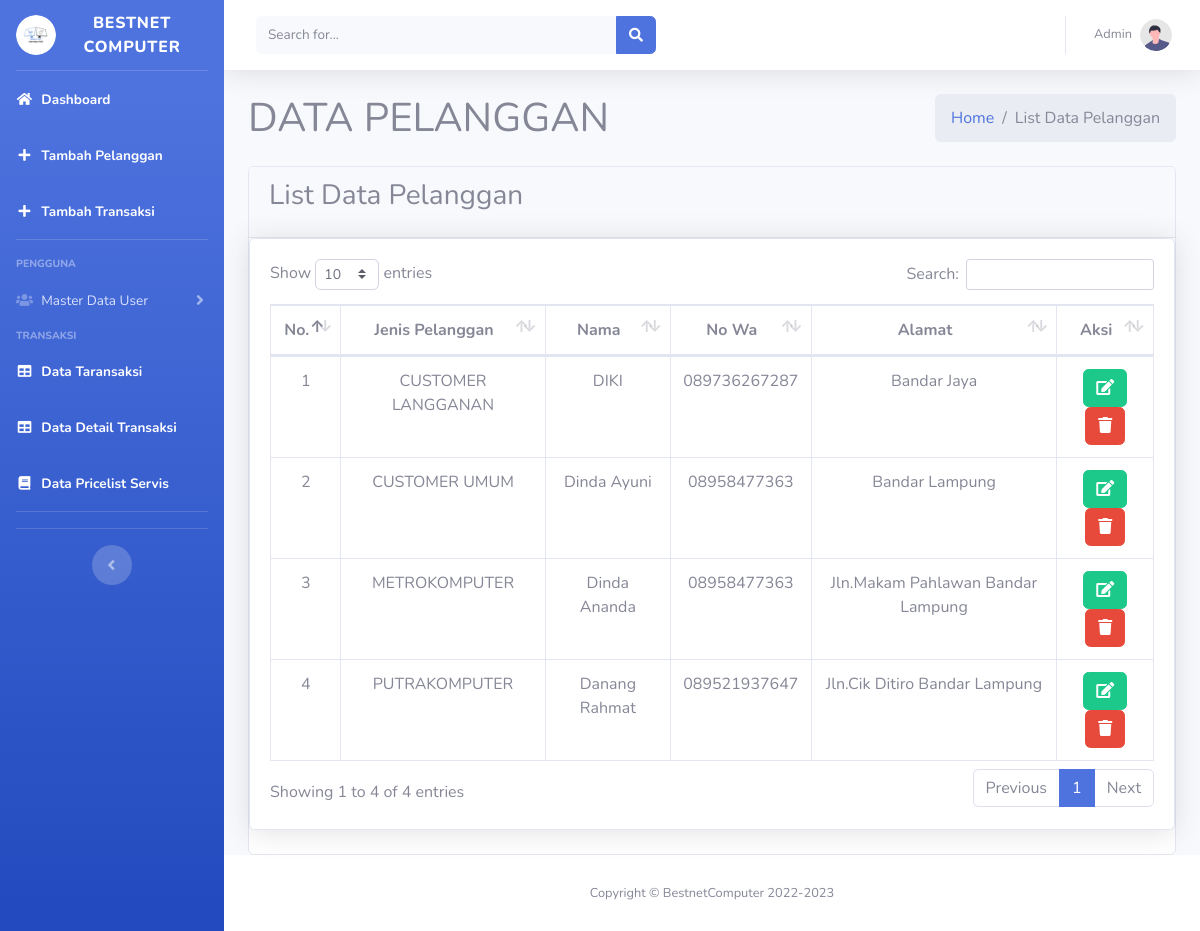
The app's page /index.php/pelanggan with its own data.
### tables this page shows
CREATE TABLE `tbl_pelanggan` (
  `Id_Pelanggan` int(11) NOT NULL AUTO_INCREMENT,
  `Nama_Pelanggan` varchar(50) DEFAULT NULL,
  `Nama` varchar(50) DEFAULT NULL,
  `No_Wa` varchar(13) DEFAULT NULL,
  `Alamat` varchar(100) DEFAULT NULL,
  PRIMARY KEY (`Id_Pelanggan`)
);

### application/libraries/Template.php (called while the page is built, shortened)
<?php
class Template {
    var $data_template = [];
    function set($name, $value){
        $this->data_template[$name] = $value;
    }
    function load($template = '', $fileview = '', $dataview= [], $return = FALSE)
    {
        $this->CI =& get_instance();
        $this->set('content', $this->CI->load->view($fileview, $dataview, TRUE));
        return $this->CI->load->view($template, $this->data_template, $return);
    }
}

### application/controllers/Pelanggan.php (called while the page is built, shortened)
<?php
class Pelanggan extends CI_Controller
{
	public function index()
	{
		$data = [
			'judul' => 'DATA PELANGGAN',
			'subjudul' => 'List Data Pelanggan',
			'datapelanggan' => $this->MPelanggan->tampilData()->result(),
		];
		$this->template->load('pages_admin/index', 'dt_pelanggan/v_pelanggan', $data);
	}
}

### index.php (called while the page is built, shortened)
<?php
require_once BASEPATH.'core/CodeIgniter.php';

### application/models/MPelanggan.php (called while the page is built, shortened)
<?php
class MPelanggan extends CI_Model
{
	public function tampilData()
	{
		return $this->db->get('tbl_pelanggan');
	}
}

### application/views/dt_pelanggan/v_pelanggan.php (the view, shortened to what this page needs)
<div class="card card-primary">
	<div class="card-header">
		<h3 class="card-title"><?= $subjudul ?></h3>
	</div>
	<div class="card shadow mb-4">
		<div class="card-body">
			<div class="table-responsive">
				<table class="table table-bordered text-center" id="dataTable" width="100%" cellspacing="0">
					<thead>
						<th>No.</th>
						<th>Jenis Pelanggan</th>
						<th>Nama</th>
						<th>No Wa</th>
						<th>Alamat</th>
						<th>Aksi</th>
					</thead>
					<tbody>
						<?php $Id_Pelanggan = 1; ?>
						<?php foreach ($datapelanggan as $key) {
						?>
							<tr>
								<td><?= $Id_Pelanggan++; ?></td>
								<td><?php echo $key->Nama_Pelanggan ?></td>
								<td><?php echo $key->Nama ?></td>
								<td><?php echo $key->No_Wa ?></td>
								<td><?php echo $key->Alamat ?></td>
								<td>
									<a href="<?= site_url('pelanggan/edit/' . $key->Id_Pelanggan) ?>" class="btn btn-success"><i class="fa fa-edit"></i></a>
									<a href="<?= site_url('pelanggan/hapus/' . $key->Id_Pelanggan) ?>" class="btn btn-danger"><i class="fa fa-trash"></i></a>
								</td>
							</tr>
						<?php } ?>
					</tbody>
				</table>
			</div>
		</div>
	</div>
</div>

### records on screen
tbl_pelanggan: Nama_Pelanggan "CUSTOMER LANGGANAN", Nama "DIKI", No_Wa "089736267287", Alamat "Bandar Jaya"
tbl_pelanggan: Nama_Pelanggan "CUSTOMER UMUM", Nama "Dinda Ayuni", No_Wa "08958477363", Alamat "Bandar Lampung"
tbl_pelanggan: Nama_Pelanggan "METROKOMPUTER", Nama "Dinda Ananda", No_Wa "08958477363", Alamat "Jln.Makam Pahlawan Bandar Lampung"
tbl_pelanggan: Nama_Pelanggan "PUTRAKOMPUTER", Nama "Danang Rahmat", No_Wa "089521937647", Alamat "Jln.Cik Ditiro Bandar Lampung"

### other values on screen
$judul "DATA PELANGGAN"
$subjudul "List Data Pelanggan"
